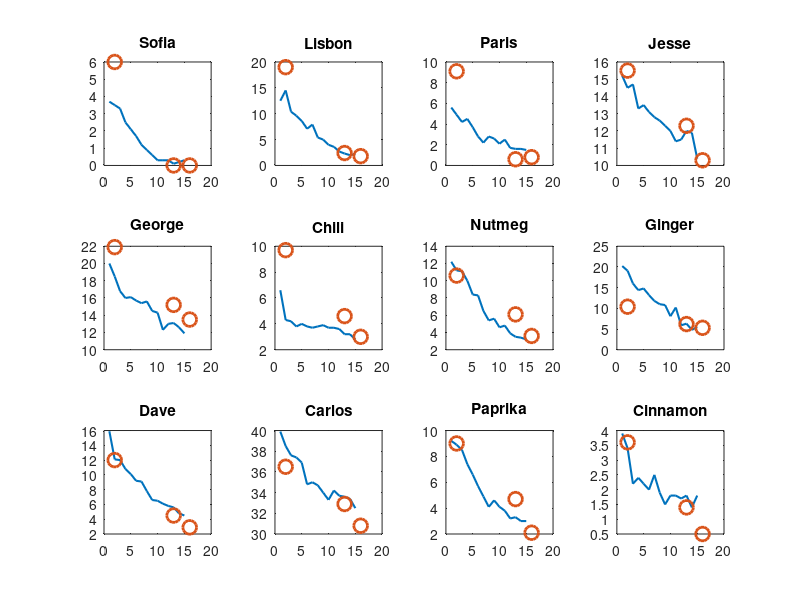
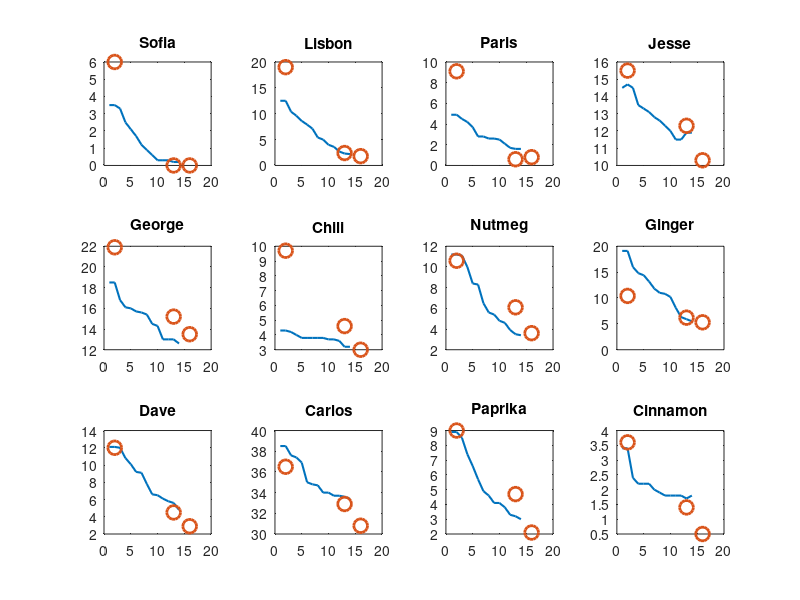

Write the MATLAB code that produced these figures, in order. (Note: this script raises an error after producing the figures.)
clear all;
close all;

%% 
x_sofia = [3.7	3.5	3.3	2.5	2.1	1.7	1.2	0.9	0.6	0.3	0.3	0.3	0.1	0.2	0.3 nan];
y_sofia = [nan, 6, nan, nan, nan, nan, nan, nan, nan, nan, nan, nan,	0, nan, nan,	0];

x_lisbon = [12.5	14.5	10.4	9.6	8.6	7.1	7.9	5.4	5	4	3.6	2.7	2.3	2	2.2 nan];
y_lisbon = [nan, 19, nan, nan, nan, nan, nan, nan, nan, nan, nan, nan,	2.4, nan, nan,	1.8];

x_paris = [5.6	4.9	4.2	4.5	3.7	2.8	2.2	2.8	2.6	2.1	2.5	1.7	1.6	1.6	1.5 nan];
y_paris = [nan, 9.1, nan, nan, nan, nan, nan, nan, nan, nan, nan, nan,	0.6, nan, nan,	0.8];

x_jesse = [15.2	14.5	14.7	13.3	13.5	13.1	12.8	12.6	12.3	12	11.4	11.5	12	11.9	10.4 nan];
y_jesse = [nan, 15.5, nan, nan, nan, nan, nan, nan, nan, nan, nan, nan,	12.3, nan, nan,	10.3];

% Slice 3
x_george = [22.6	22.2	21.5	21.4	20	21	20.9	20.8	20.7	20.5	20.4	18.6	19.8	18.5	18 nan];
y_george = [nan, 21.9, nan, nan, nan, nan, nan, nan, nan, nan, nan, nan,	15.2, nan, nan,	13.5];

% Slice 2
x_george = [20	18.5	16.8	16	16.1	15.7	15.4	15.6	14.5	14.3	12.3	13	13.1	12.6	11.9 nan];
y_george = [nan, 21.9, nan, nan, nan, nan, nan, nan, nan, nan, nan, nan,	15.2, nan, nan,	13.5];

x_chili = [6.6	4.3	4.2	3.8	4	3.8	3.7	3.8	3.9	3.7	3.7	3.6	3.2	3.2	2.8 nan];
y_chili = [nan, 9.7, nan, nan, nan, nan, nan, nan, nan, nan, nan, nan,	4.6, nan, nan,	3];

x_nutmeg = [12.2	11.2	11.1	10	8.4	8.3	6.5	5.4	5.6	4.6	4.8	3.9	3.5	3.4	3.2 nan];
y_nutmeg = [nan, 10.6, nan, nan, nan, nan, nan, nan, nan, nan, nan, nan,	6.1, nan, nan,	3.6];

x_ginger = [20.2	19.1	16	14.4	14.8	13.2	11.8	11	10.8	8.1	10.2	5.9	6.3	4.8	5.5 nan];
y_ginger = [nan, 10.4, nan, nan, nan, nan, nan, nan, nan, nan, nan, nan,	6.2, nan, nan,	5.3];

x_dave = [15.9	12.1	12	10.8	10.1	9.2	9.1	7.8	6.6	6.5	6.1	5.8	5.6	4.8	4.5 nan];
y_dave = [nan, 12, nan, nan, nan, nan, nan, nan, nan, nan, nan, nan,	4.5, nan, nan,	2.9];

x_carlos = [39.9	38.5	37.6	37.4	36.9	34.8	35	34.7	34	33.3	34.2	33.7	33.6	33.4	32.5 nan];
y_carlos = [nan, 36.5, nan, nan, nan, nan, nan, nan, nan, nan, nan, nan,	32.9, nan, nan,	30.8];

x_paprika = [9.2	8.9	8.5	7.4	6.6	5.7	4.9	4.1	4.6	4.1	3.8	3.2	3.3	3	3 nan];
y_paprika = [nan, 9, nan, nan, nan, nan, nan, nan, nan, nan, nan, nan,	4.7, nan, nan,	2.1];

x_cinnamon = [3.9	3.4	2.2	2.4	2.2	2	2.5	1.9	1.5	1.8	1.8	1.7	1.8	1.4	1.8 nan];
y_cinnamon = [nan, 3.6, nan, nan, nan, nan, nan, nan, nan, nan, nan, nan,	1.4, nan, nan,	0.5];


%% 
figure();
subplot(3,4,1);
plot(x_sofia, 'LineWidth', 1.5);
hold on;
plot(y_sofia, 'o', 'MarkerSize', 10, 'LineWidth',2);
title('Sofia');

subplot(3,4,2);
plot(x_lisbon, 'LineWidth', 1.5);
hold on;
plot(y_lisbon, 'o', 'MarkerSize', 10, 'LineWidth',2);
title('Lisbon');

subplot(3,4,3);
plot(x_paris, 'LineWidth', 1.5);
hold on;
plot(y_paris, 'o', 'MarkerSize', 10, 'LineWidth',2);
title('Paris');

subplot(3,4,4);
plot(x_jesse, 'LineWidth', 1.5);
hold on;
plot(y_jesse, 'o', 'MarkerSize', 10, 'LineWidth',2);
title('Jesse');

subplot(3,4,5);
plot(x_george, 'LineWidth', 1.5);
hold on;
plot(y_george, 'o', 'MarkerSize', 10, 'LineWidth',2);
title('George');

subplot(3,4,6);
plot(x_chili, 'LineWidth', 1.5);
hold on;
plot(y_chili, 'o', 'MarkerSize', 10, 'LineWidth',2);
title('Chili');

subplot(3,4,7);
plot(x_nutmeg, 'LineWidth', 1.5);
hold on;
plot(y_nutmeg, 'o', 'MarkerSize', 10, 'LineWidth',2);
title('Nutmeg');

subplot(3,4,8);
plot(x_ginger, 'LineWidth', 1.5);
hold on;
plot(y_ginger, 'o', 'MarkerSize', 10, 'LineWidth',2);
title('Ginger');

subplot(3,4,9);
plot(x_dave, 'LineWidth', 1.5);
hold on;
plot(y_dave, 'o', 'MarkerSize', 10, 'LineWidth',2);
title('Dave');

subplot(3,4,10);
plot(x_carlos, 'LineWidth', 1.5);
hold on;
plot(y_carlos, 'o', 'MarkerSize', 10, 'LineWidth',2);
title('Carlos');

subplot(3,4,11);
plot(x_paprika, 'LineWidth', 1.5);
hold on;
plot(y_paprika, 'o', 'MarkerSize', 10, 'LineWidth',2);
title('Paprika');

subplot(3,4,12);
plot(x_cinnamon, 'LineWidth', 1.5);
hold on;
plot(y_cinnamon, 'o', 'MarkerSize', 10, 'LineWidth',2);
title('Cinnamon');

%%

figure();
subplot(3,4,1);
plot(medfilt1(x_sofia,3), 'LineWidth', 1.5);
hold on;
plot(y_sofia, 'o', 'MarkerSize', 10, 'LineWidth',2);
title('Sofia');

subplot(3,4,2);
plot(medfilt1(x_lisbon,3), 'LineWidth', 1.5);
hold on;
plot(y_lisbon, 'o', 'MarkerSize', 10, 'LineWidth',2);
title('Lisbon');

subplot(3,4,3);
plot(medfilt1(x_paris,3), 'LineWidth', 1.5);
hold on;
plot(y_paris, 'o', 'MarkerSize', 10, 'LineWidth',2);
title('Paris');

subplot(3,4,4);
plot(medfilt1(x_jesse,3), 'LineWidth', 1.5);
hold on;
plot(y_jesse, 'o', 'MarkerSize', 10, 'LineWidth',2);
title('Jesse');

subplot(3,4,5);
plot(medfilt1(x_george,3), 'LineWidth', 1.5);
hold on;
plot(y_george, 'o', 'MarkerSize', 10, 'LineWidth',2);
title('George');

subplot(3,4,6);
plot(medfilt1(x_chili,3), 'LineWidth', 1.5);
hold on;
plot(y_chili, 'o', 'MarkerSize', 10, 'LineWidth',2);
title('Chili');

subplot(3,4,7);
plot(medfilt1(x_nutmeg,3), 'LineWidth', 1.5);
hold on;
plot(y_nutmeg, 'o', 'MarkerSize', 10, 'LineWidth',2);
title('Nutmeg');

subplot(3,4,8);
plot(medfilt1(x_ginger,3), 'LineWidth', 1.5);
hold on;
plot(y_ginger, 'o', 'MarkerSize', 10, 'LineWidth',2);
title('Ginger');

subplot(3,4,9);
plot(medfilt1(x_dave,3), 'LineWidth', 1.5);
hold on;
plot(y_dave, 'o', 'MarkerSize', 10, 'LineWidth',2);
title('Dave');

subplot(3,4,10);
plot(medfilt1(x_carlos,3), 'LineWidth', 1.5);
hold on;
plot(y_carlos, 'o', 'MarkerSize', 10, 'LineWidth',2);
title('Carlos');

subplot(3,4,11);
plot(medfilt1(x_paprika,3), 'LineWidth', 1.5);
hold on;
plot(y_paprika, 'o', 'MarkerSize', 10, 'LineWidth',2);
title('Paprika');

subplot(3,4,12);
plot(medfilt1(x_cinnamon,3), 'LineWidth', 1.5);
hold on;
plot(y_cinnamon, 'o', 'MarkerSize', 10, 'LineWidth',2);
title('Cinnamon');

%%
n = 2;
min2_lrt = [x_sofia(n), x_lisbon(n), x_paris(n), x_jesse(n), x_george(n), x_chili(n), x_nutmeg(n), x_ginger(n), x_dave(n), x_carlos(n), x_paprika(n), x_cinnamon(n)];
min2_ege = [y_sofia(n), y_lisbon(n), y_paris(n), y_jesse(n), y_george(n), y_chili(n), y_nutmeg(n), y_ginger(n), y_dave(n), y_carlos(n), y_paprika(n), y_cinnamon(n)];

n = 13;
min13_lrt = [x_sofia(n), x_lisbon(n), x_paris(n), x_jesse(n), x_george(n), x_chili(n), x_nutmeg(n), x_ginger(n), x_dave(n), x_carlos(n), x_paprika(n), x_cinnamon(n)];
min13_ege = [y_sofia(n), y_lisbon(n), y_paris(n), y_jesse(n), y_george(n), y_chili(n), y_nutmeg(n), y_ginger(n), y_dave(n), y_carlos(n), y_paprika(n), y_cinnamon(n)];

color_cell1 = {[254,240,217]/255, [253,204,138]/255, [252,141,89]/255, [227,74,51]/255, [179,0,0]/255};
color_cell2 = {[241, 238, 246]/255, [189, 201, 225]/255, [116, 169, 207]/255, [43, 140, 190]/255, [4, 90, 141]/255};

%% MVO
addpath('../function/BlandAltman/');
% Heart muscle territories per patient
territories = {''};
nterritories = length(territories);

% Patient states during measurement
states = {'WK1'};
nstates = length(states);

% Data preparation

% Baseline data with noise
data2_acute = cat(3, min2_lrt(:));
data1_acute = cat(3, min2_ege(:));

color_palette = {[101,101,101]/255, [51,51,51]/255};
color_palette_marker = [[206, 225, 252]/255; [138, 152, 227]/255];

% BA plot paramters
tit = 'EGE MVO Size Comparison'; % figure title
gnames = {territories, states}; % names of groups in data {dimension 1 and 2}
label = {'LRT-MVO','CMR-MVO','%'}; % Names of data sets
corrinfo = {'r2', 'P', 'eq'}; % stats to display of correlation scatter plot
BAinfo = {'RPC(%)','ks'}; % stats to display on Bland-ALtman plot
limits = 'auto'; % how to set the axes limits
if 0 % colors for the data sets may be set as:
	colors = 'br';      % character codes
else
	colors = [color_palette{1};... % or RGB triplets
		      color_palette{2}];
end

% axesLimits = [40 90 40 90];

% BA plot paramters
[cr_acute, fig_acute, statsStruct_acute] = BlandAltman_Customized(data1_acute, data2_acute,label,tit,gnames,'corrInfo',corrinfo,'baInfo',BAinfo,'axesLimits',limits,'colors',colors, 'showFitCI',' on', 'MarkerSize', 48, 'MarkerFaceColors', color_palette_marker);

%% MVO
addpath('../function/BlandAltman/');
% Heart muscle territories per patient
territories = {''};
nterritories = length(territories);

% Patient states during measurement
states = {'WK1'};
nstates = length(states);

% Data preparation

% Baseline data with noise
data2_acute = cat(3, min13_lrt(:));
data1_acute = cat(3, min13_ege(:));

color_palette = {[51,51,51]/255, [101,101,101]/255};
color_palette_marker = [[138, 152, 227]/255; [206, 225, 252]/255];

% BA plot paramters
tit = 'EGE MVO Size Comparison'; % figure title
gnames = {territories, states}; % names of groups in data {dimension 1 and 2}
label = {'LRT-MVO','CMR-MVO','%'}; % Names of data sets
corrinfo = {'r2', 'P', 'eq'}; % stats to display of correlation scatter plot
BAinfo = {'RPC(%)','ks'}; % stats to display on Bland-ALtman plot
limits = 'auto'; % how to set the axes limits
if 0 % colors for the data sets may be set as:
	colors = 'br';      % character codes
else
	colors = [color_palette{1};... % or RGB triplets
		      color_palette{2}];
end
% axesLimits = [40 90 40 90];

% BA plot paramters
[cr_acute, fig_acute, statsStruct_acute] = BlandAltman_Customized(data1_acute, data2_acute,label,tit,gnames,'corrInfo',corrinfo,'baInfo',BAinfo,'axesLimits',limits,'colors',colors, 'showFitCI',' on', 'MarkerSize', 48, 'MarkerFaceColors', color_palette_marker);


%% For Publication (Dave)
color_cell1 = {[254,240,217]/255, [253,204,138]/255, [252,141,89]/255, [227,74,51]/255, [179,0,0]/255};
color_cell2 = {[241, 238, 246]/255, [189, 201, 225]/255, [116, 169, 207]/255, [43, 140, 190]/255, [4, 90, 141]/255};
x_array = 1:18;
x_dave_lge = [15.9,12.1,12,10.8,10.1,9.2,9.1,7.8,6.6,6.5,6.1,5.8,5.6,4.8,4.5,nan,nan,nan];
y_dave_lge = [nan, 12, nan, nan, nan, nan, nan, nan, nan, nan, nan, nan, 4.5, nan, nan,	nan, nan, 2.9];

figure('Position', [0 100 400 600]);

%plot(x_dave_lge, '-', 'LineWidth', 2);
x = x_array(1:15).';
y = x_dave_lge(1:15).';
g = fittype('a-b*exp(-c*x)');
f0 = fit(x,y,g,'StartPoint',[[ones(size(x)), -exp(-x)]\y; 1]);

xx1 = linspace(1, 15, 15);
plot(xx1,f0(xx1),'-k', 'LineWidth', 3);
hold on;
xx2 = linspace(15, 20, 6);
plot(xx2,f0(xx2),'--k', 'LineWidth', 3);


ph1 = scatter(x_array, x_dave_lge, 192, 'o', 'LineWidth', 3, 'MarkerEdgeColor', color_cell1{4}, 'MarkerFaceColor', color_cell1{3});
ph2 = scatter(x_array, y_dave_lge, 192, '^',   'LineWidth', 3, 'MarkerEdgeColor', color_cell2{4}, 'MarkerFaceColor', color_cell2{2});
set(ph1, 'MarkerFaceAlpha', 0.5); 
set(ph2, 'MarkerFaceAlpha', 0.5); 

title('Dave');
grid on;
xlim([0 20]); ylim([0 18]);
set(gca,'box','off');

%% For Publication (Chili)
x_chili_lge = [6.6,4.3,4.2,3.8,4,3.8,3.7,3.8,3.9,3.7,3.7,3.6,3.2,3.2,2.8,nan,nan,nan];
y_chili_lge = [nan, 9.7, nan, nan, nan, nan, nan, nan, nan, nan, nan, nan,	4.6, nan, nan, nan, nan, 3];

figure('Position', [0 100 400 600]);

%plot(x_dave_lge, '-', 'LineWidth', 2);
x = x_array(1:15).';
y = x_chili_lge(1:15).';
g = fittype('a-b*exp(-c*x)');
f0 = fit(x,y,g,'StartPoint',[[ones(size(x)), -exp(-x)]\y; 1]);

xx1 = linspace(1, 15, 15);
plot(xx1,f0(xx1),'-k', 'LineWidth', 3);
hold on;
xx2 = linspace(15, 20, 6);
plot(xx2,f0(xx2),'--k', 'LineWidth', 3);


ph1 = scatter(x_array, x_chili_lge, 192, 'o', 'LineWidth', 3, 'MarkerEdgeColor', color_cell1{4}, 'MarkerFaceColor', color_cell1{3});
ph2 = scatter(x_array, y_chili_lge, 192, '^',   'LineWidth', 3, 'MarkerEdgeColor', color_cell2{4}, 'MarkerFaceColor', color_cell2{2});
set(ph1, 'MarkerFaceAlpha', 0.5); 
set(ph2, 'MarkerFaceAlpha', 0.5); 

title('Chili');
grid on;
xlim([0 20]); ylim([0 18]);
set(gca,'box','off');
